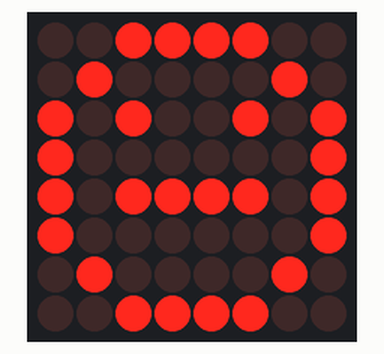
A sketch run on a simulated Arduino Uno, built with avr-gcc and run on an emulated ATmega328P. On the bench: 8×8 LED matrix.

Above: at 0.1 s.

The sketch:

Sad.ino
```cpp
#include <LedControl.h>

LedControl lc = LedControl(11, 13, 10, 1);

void setup() {
  lc.shutdown(0, false);
  lc.setIntensity(0, 8);
  lc.clearDisplay(0);

  // Sad face
  byte pattern[8] = {
    0b00111100,
    0b01000010,
    0b10100101,
    0b10000001,
    0b10111101,
    0b10000001,
    0b01000010,
    0b00111100
  };

  for (int row = 0; row < 8; row++) {
    lc.setRow(0, row, pattern[row]);
  }
}

void loop() {}
```
